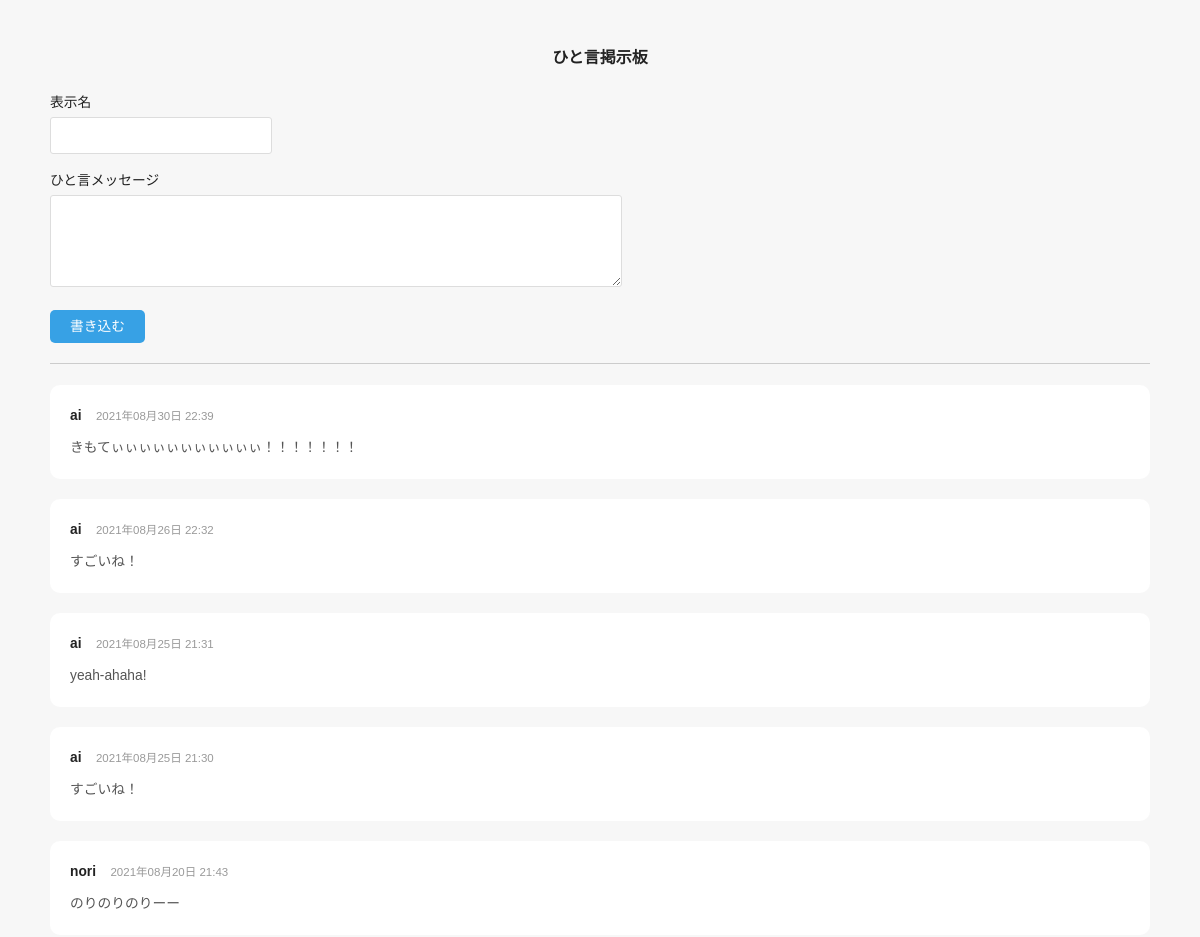
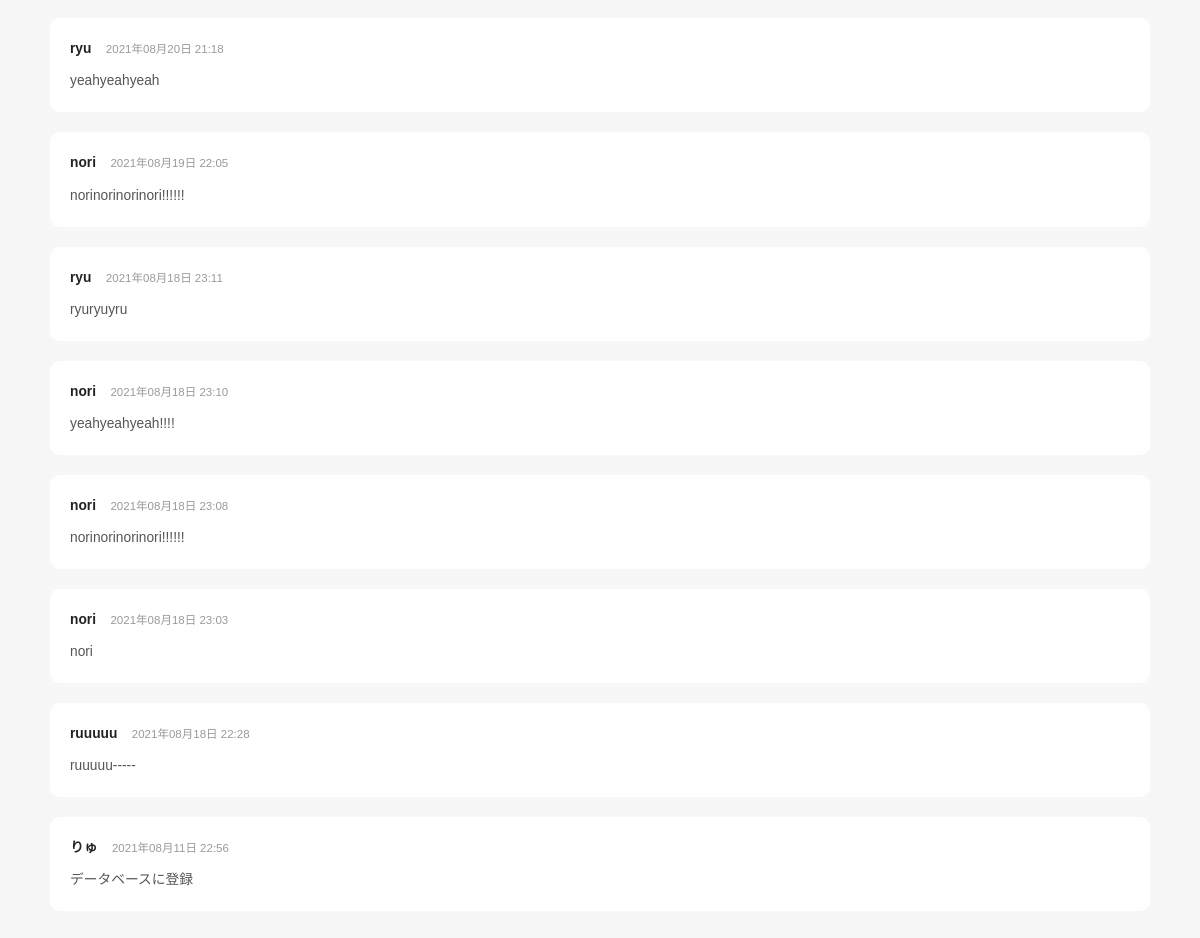
The page / on the database its author committed (2 pictures, top to bottom).
### tables this page shows
CREATE TABLE `message` (
  `id` int(11) NOT NULL,
  `view_name` varchar(100) NOT NULL,
  `message` text NOT NULL,
  `post_date` datetime NOT NULL
);

### index.php (the view, shortened to what this page needs)
<?php
$message = array();
$message_array = array();
$error_message = array();
$pdo = null;
try {
    $option = array(
        PDO::ATTR_ERRMODE => PDO::ERRMODE_EXCEPTION,
        PDO::MYSQL_ATTR_MULTI_STATEMENTS => false
    );
    $pdo = new PDO('mysql:charset=UTF8;dbname='.DB_NAME.';host='.DB_HOST , DB_USER, DB_PASS, $option);
} catch(PDOException $e) {
  $error_message[] = $e->getMessage();
}
if( !empty($pdo) ) {
	$sql = "SELECT view_name,message,post_date FROM message ORDER BY post_date DESC";
	$message_array = $pdo->query($sql);
}
?>
<!DOCTYPE html>
<html lang="ja">
<head>
</head>
<body>
<h1>ひと言掲示板</h1>
<form method="post">
	<div>
        <label for="view_name">表示名</label>
        <input id="view_name" type="text" name="view_name" value="<?php if( !empty($_SESSION['view_name']) ){ echo htmlspecialchars( $_SESSION['view_name'], ENT_QUOTES, 'UTF-8'); } ?>">
	</div>
	<div>
		<label for="message">ひと言メッセージ</label>
		<textarea id="message" name="message"><?php if( !empty($message) ){ echo htmlspecialchars( $message, ENT_QUOTES, 'UTF-8'); } ?></textarea>
	</div>
	<input type="submit" name="btn_submit" value="書き込む">
</form>
<hr>
<section>
<?php if( !empty($message_array) ){ ?>
<?php foreach( $message_array as $value ){ ?>
<article>
    <div class="info">
        <h2><?php echo htmlspecialchars( $value['view_name'], ENT_QUOTES, 'UTF-8'); ?></h2>
        <time><?php echo date('Y年m月d日 H:i', strtotime($value['post_date'])); ?></time>
    </div>
    <p><?php echo nl2br( htmlspecialchars( $value['message'], ENT_QUOTES, 'UTF-8') ); ?></p>
</article>
<?php } ?>
<?php } ?>
</section>
</body>
</html>

### index.php (style rules this page uses)
html, body, div, span, object, iframe, h1, h2, h3, h4, h5, h6, p, blockquote, pre, abbr, address, cite, code, del, dfn, em, img, ins, kbd, q, samp, small, strong, sub, sup, var, b, i, dl, dt, dd, ol, ul, li, fieldset, form, label, legend, table, caption, tbody, tfoot, thead, tr, th, td, article, aside, canvas, details, figcaption, figure, footer, header, hgroup, menu, nav, section, summary, time, mark, audio, video { margin:0; padding:0; border:0; outline:0; font-size:100%; vertical-align:baseline; background:transparent; }
body { line-height:1; }
article,aside,details,figcaption,figure, footer,header,hgroup,menu,nav,section { display:block; }
hr { display:block; height:1px; border:0; border-top:1px solid #cccccc; margin:1em 0; padding:0; }
input, select { vertical-align:middle; }
body { padding: 50px; font-size: 100%; font-family:'ヒラギノ角ゴ Pro W3','Hiragino Kaku Gothic Pro','メイリオ',Meiryo,'ＭＳ Ｐゴシック',sans-serif; color: #222; background: #f7f7f7; }
h1 { margin-bottom: 30px; font-size: 100%; color: #222; text-align: center; }
label { display: block; margin-bottom: 7px; font-size: 86%; }
input[type="text"], textarea { margin-bottom: 20px; padding: 10px; font-size: 86%; border: 1px solid #ddd; border-radius: 3px; background: #fff; }
input[type="text"] { width: 200px; }
textarea { width: 50%; max-width: 50%; height: 70px; }
input[type="submit"] { appearance: none; -webkit-appearance: none; padding: 10px 20px; color: #fff; font-size: 86%; line-height: 1.0em; cursor: pointer; border: none; border-radius: 5px; background-color: #37a1e5; }
hr { margin: 20px 0; padding: 0; }
article { margin-top: 20px; padding: 20px; border-radius: 10px; background: #fff; }
.info { margin-bottom: 10px; }
.info h2 { display: inline-block; margin-right: 10px; color: #222; line-height: 1.6em; font-size: 86%; }
.info time { color: #999; line-height: 1.6em; font-size: 72%; }
article p { color: #555; font-size: 86%; line-height: 1.6em; }

### rows shown on the page
message: view_name "ai", post_date "2021年08月30日 22:39", message "きもてぃぃぃぃぃぃぃぃぃぃぃ！！！！！！！"
message: view_name "ai", post_date "2021年08月26日 22:32", message "すごいね！"
message: view_name "ai", post_date "2021年08月25日 21:31", message "yeah-ahaha!"
message: view_name "ai", post_date "2021年08月25日 21:30", message "すごいね！"
message: view_name "nori", post_date "2021年08月20日 21:43", message "のりのりのりーー"
message: view_name "ryu", post_date "2021年08月20日 21:18", message "yeahyeahyeah"
message: view_name "nori", post_date "2021年08月19日 22:05", message "norinorinorinori!!!!!!"
message: view_name "ryu", post_date "2021年08月18日 23:11", message "ryuryuyru"
message: view_name "nori", post_date "2021年08月18日 23:10", message "yeahyeahyeah!!!!"
message: view_name "nori", post_date "2021年08月18日 23:08", message "norinorinorinori!!!!!!"
message: view_name "nori", post_date "2021年08月18日 23:03", message "nori"
message: view_name "ruuuuu", post_date "2021年08月18日 22:28", message "ruuuuu-----"
message: view_name "りゅ", post_date "2021年08月11日 22:56", message "データベースに登録"
